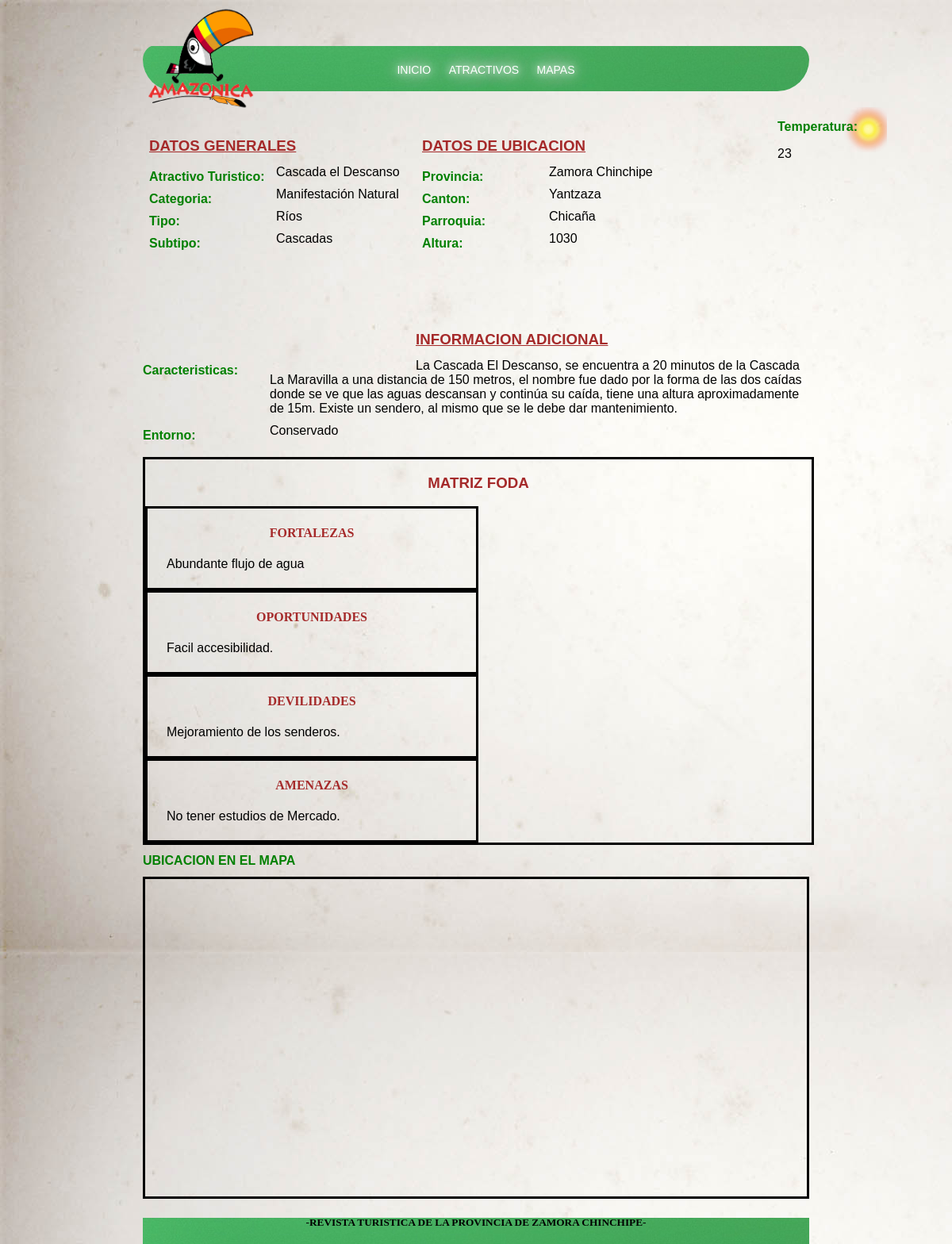
Screenshot of /Turismo/includes/detellatractivo.php?id=39 with the database file from the repository.
### tables this page shows
CREATE TABLE IF NOT EXISTS `Atractivo_Turistico` (
  `ID_Atractivo_Turistico` int(11) NOT NULL AUTO_INCREMENT,
  `Atractivo_Nombre` varchar(150) NOT NULL,
  `Atractivo_lat` varchar(50) DEFAULT NULL,
  `Atractivo_log` varchar(50) DEFAULT NULL,
  `Atractivo_Altura` int(10) DEFAULT NULL,
  `Atractivo_Temperatura` varchar(10) DEFAULT NULL,
  `Atractivo_Pluviometrica` varchar(100) DEFAULT NULL,
  `Atractivo_Caracteristicas` text,
  `Atractivo_Fortalezas` text,
  `Atractivo_Debilidades` text,
  `Atractivo_Ventajas` text,
  `Atractivo_Amenazas` text,
  `Calle` varchar(200) DEFAULT NULL,
  `Numero` int(11) DEFAULT NULL,
  `Transversal` varchar(200) DEFAULT NULL,
  `Conservacion_Usos` text,
  `Concervacion_Estado` varchar(50) DEFAULT NULL,
  `Estado_Conser_Causas` text,
  `Entorno_Estado` text,
  `Esta_Entor_Causas` text,
  PRIMARY KEY (`ID_Atractivo_Turistico`)
);

CREATE TABLE IF NOT EXISTS `Atractivo_Categoria` (
  `ID_Atractivo_Categoria` int(10) NOT NULL AUTO_INCREMENT,
  `A_Categoria` mediumtext,
  `Detalle_A_Categoria` varchar(150) DEFAULT NULL,
  PRIMARY KEY (`ID_Atractivo_Categoria`)
);

CREATE TABLE IF NOT EXISTS `Atractivo_Tipo` (
  `ID_Atrat_tipo` int(10) NOT NULL AUTO_INCREMENT,
  `ID_Atractivo_Categoria` int(10) DEFAULT NULL,
  `Categoria_Tipo` varchar(100) DEFAULT NULL,
  `Descripcion_cat_tipo` varchar(150) DEFAULT NULL,
  PRIMARY KEY (`ID_Atrat_tipo`),
  KEY `FK_Reference_33` (`ID_Atractivo_Categoria`)
);

CREATE TABLE IF NOT EXISTS `Atractivo_Subtipo` (
  `ID_Atractivo_Subtipo` int(10) NOT NULL AUTO_INCREMENT,
  `ID_Atrat_tipo` int(10) DEFAULT NULL,
  `A_Subtipo` varchar(50) DEFAULT NULL,
  `Detalle_A_Subtipo` varchar(100) DEFAULT NULL,
  PRIMARY KEY (`ID_Atractivo_Subtipo`),
  KEY `FK_Reference_34` (`ID_Atrat_tipo`)
);

CREATE TABLE IF NOT EXISTS `Provincia` (
  `ID_Provincia` int(11) NOT NULL,
  `Provincia_Nombre` varchar(100) DEFAULT NULL,
  PRIMARY KEY (`ID_Provincia`)
);

CREATE TABLE IF NOT EXISTS `Canton` (
  `ID_canton` int(11) NOT NULL,
  `Pro_ID_Provincia` int(11) DEFAULT NULL,
  `Canton_Nombre` varchar(150) DEFAULT NULL,
  PRIMARY KEY (`ID_canton`),
  KEY `FK_Reference_7` (`Pro_ID_Provincia`)
);

CREATE TABLE IF NOT EXISTS `Parroquia` (
  `ID_canton` int(11) NOT NULL,
  `ID_Parroquia` int(11) NOT NULL,
  `Parroquia_Nombre` varchar(200) DEFAULT NULL,
  PRIMARY KEY (`ID_Parroquia`),
  KEY `FK_Reference_8` (`ID_canton`)
);

### Turismo/dll/mysql.php (called while the page is built, shortened)
<?php
class DB_mysql
{
	var $servidor;
	var $usuario;
	var $clave;
	var $conexion_id=0;
	var $consulta_id=0;
	function conectar( $dbhost, $dbuser, $dbpass, $dbname){
		if ($dbhost != "") $this -> servidor=$dbhost;
		if ($dbuser != "") $this -> usuario=$dbuser;
		$this ->conexion_id = mysql_connect($this->servidor, $this->usuario, $this->clave);
		return $this->conexion_id;
	}
	function consulta($SQL){
		$this->consulta_id=mysql_query($SQL, $this ->conexion_id);
		return $this->consulta_id;
	}
	function numero_de_campos(){
		return mysql_num_fields($this->consulta_id);
	}
function consulta_lista(){
	while ( $row = mysql_fetch_array($this->consulta_id)) {
		for ($i=0; $i < $this->numero_de_campos() ; $i++) {
			$row[$i];
		}
		return $row;
	}
}
}
?>

### Turismo/includes/detellatractivo.php (the view, shortened to what this page needs)
<?php
include("../dll/config.php");
include("../dll/mysql.php");
?>
<!DOCTYPE html>
<html lang="es">
<head>
    <link href="../css/detellatractivo.css" rel="stylesheet" type="text/css" media="all" />
</head>
<body>
<NAV >
	<section id = "logo">
	<a href="index.php">	<img  src="../images/loro.png" alt="LOGO" /></a>
	</section>
	<section id = "menu_principal">
		<ul>
            <li><a href="../index.php">INICIO</a></li>
            <li><a href="atractivos.php">ATRACTIVOS</a></li>
            <li><a href="mapa.php">MAPAS</a></li>
        </ul>
	</section>
</NAV>
<section id = "contenedor">
<?php
extract($_GET);
$miconexion = new DB_mysql;
$miconexion->conectar( $dbhost, $dbuser, $dbpass, $dbname);
$query= "SELECT aa.`Atractivo_Nombre`,aa.`Atractivo_lat`,aa.`Atractivo_log`,aa.`Atractivo_Altura`,aa.`Atractivo_Temperatura`,
                  aa.`Atractivo_Caracteristicas`,aa.`Atractivo_Fortalezas`,aa.`Atractivo_Debilidades`,aa.`Atractivo_Ventajas`,
                  aa.`Atractivo_Amenazas`,ca.`Canton_Nombre`,pa.`Parroquia_Nombre`,aa.`Entorno_Estado`,po.`Provincia_Nombre`,cc.`A_Categoria`,
                  dd.`Categoria_Tipo`,ee.`A_Subtipo`
                   FROM `Atractivo_Turistico` aa,`Atractivo_Categoria` cc, `Atractivo_Tipo`dd, `Atractivo_Subtipo`ee, `Canton` ca,`Parroquia` pa,
                        `Provincia` po,`Atractivo_Detalle` ad, `Atractivo_Ubicacion` au
                  WHERE aa.`ID_Atractivo_Turistico`=$id and  ad.`ID_Atractivo_Turistico`=$id and cc.`ID_Atractivo_Categoria`= ad.`ID_Atractivo_Categoria`
                        and ad.`ID_Atrat_tipo` = dd.`ID_Atrat_tipo`and ee.`ID_Atractivo_Subtipo`= ad.`ID_Atractivo_Subtipo` and au.`ID_Atractivo_Turistico`=$id and
                        au.`ID_canton` = ca.`ID_canton` and au.`ID_Parroquia` = pa.`ID_Parroquia` and au.`ID_Provincia` = po.`ID_Provincia`;";
$miconexion->consulta($query);
$lista_res=$miconexion->consulta_lista();
?>
	<section id = "datos_generales">
             <H3>DATOS GENERALES</H3>
             <h1>Atractivo Turistico: </h1> <p><?php echo $lista_res[0]; ?></p>
             <h1>Categoria: </h1> <p> <?php echo $lista_res[14]; ?></p>
             <h1>Tipo: </h1>      <p> <?php echo $lista_res[15]; ?></p>
             <h1>Subtipo: </h1>	  <p> <?php echo $lista_res[16]; ?></p>
    </section>
    <section id = "ubicacion">
             <H3>DATOS DE UBICACION</H3>
             <h1>Provincia: </h1> <p> <?php echo $lista_res[13]; ?></p>
             <h1>Canton: </h1>    <p> <?php echo $lista_res[10]; ?></p>
             <h1>Parroquia: </h1> <p> <?php echo $lista_res[11]; ?></p>
             <h1>Altura: </h1>	  <p> <?php echo $lista_res[3]; ?></p>
    </section>
    <section id="temperatura">
             <h1>Temperatura: </h1> <p1>  <?php echo $lista_res[4]; ?></p1>
	</section>
	<section id = "caracteristicas">
             <H3>INFORMACION ADICIONAL</H3>
	         <h1>Caracteristicas: </h1> <p>  <?php echo $lista_res[5]; ?></p>
             <h1>Entorno: </h1> <p>  <?php echo $lista_res[12]; ?></p>
	</section>
	<section id = "foda">
        <H3>MATRIZ FODA</H3>
		<article id = "fortalezas">
			  <h1>FORTALEZAS</h1> <p2>  <?php echo $lista_res[6]; ?></p2>
		</article>
		<article id = "oportunidades">
			  <h1>OPORTUNIDADES</h1> <p2>  <?php echo $lista_res[8]; ?></p2>
		</article>
		<article id = "devilidades">
			  <h1>DEVILIDADES</h1> <p2>  <?php echo $lista_res[7]; ?></p2>
		</article>
		<article id = "amenazas">
			  <h1>AMENAZAS</h1> <p2>  <?php echo $lista_res[9]; ?></p2>
		</article>
	</section>
</section>
<H1> UBICACION EN EL MAPA  </H1>
<section id = "map-canvas">
</section>
<footer>
	<h5>-REVISTA TURISTICA DE LA PROVINCIA DE ZAMORA CHINCHIPE-</h5>
</footer>
</body>
</html>

### Turismo/css/detellatractivo.css (style rules this page uses)
body { width: 70%; height: 100%; margin:0 auto; background-image: url("../img/fondop.jpg"); font-family: Arial,Helvetica,sans-serif; }
#logo { margin-top: 0.5em; margin-left:0.2em; width: 30%; }
#menu_principal { background-image: url("../images/menu.png"); background-repeat:repeat-x; margin-top: -5.1em; padding-bottom: 0.1em; padding-top: 0.1em; border-radius: 45px 45px 95px 95px; text-shadow: 0 0 10px white, 0 0 20px white, 0 0 30px white, 0 0 40px white, 0 0 70px white, 0 0 80px white, 0 0 100px white, 0 0 150px white; }
#menu_principal li { display:inline-block; list-style:none; margin-top: 6px; font-size: 14px; }
#menu_principal ul { text-align: center; margin-left: -15px; }
#menu_principal a { padding-right: 9px; padding-left: 9px; list-style:none; color: white; text-decoration:none; }
h1 { font-size: 1em; color: green; }
h3 { text-decoration: underline; color: brown; }
#contenedor { margin-top: 2.5em; }
#contenedor p { font-size: 1em; margin-left: 10em; margin-top: -2.5em; }
#datos_generales { padding-left: 0.5em; width: 40%; height: 300px; float: left; }
#ubicacion { padding-left: 0.5em; width:40%; height: 300px; display: inline-block; }
#temperatura { margin-top: -20em; margin-left: 50em; width: 20%; height: 60px; display: inline-block; background-image: url("../images/clima.png"); }
#caracteristicas { margin-top: -3.5em; width: 100%; }
#foda { margin-top: 0.5em; width: 100%; border-style: solid; display: inline-block; }
#foda h3 { text-decoration: none; text-align: center; }
#foda article { float: left; width: 49.3%; height: 100px; border-style: solid; }
#foda article h1 { color: brown; text-align: center; font-family: cursive; }
#foda article p2 { margin-left: 1.5em; font-size: 1em; }
#map-canvas { height: 50%; margin: 0px; padding: 0px; border-style: solid; }
footer { font-family: cursive; margin-top: 0.5em; width: 100%; height: 35px; background-image: url("../images/menu.png"); text-align: center; }

### rows the page displays
atractivo_turistico: Atractivo_Nombre "Cascada el Descanso", atractivo_categoria.A_Categoria "Manifestación Natural", atractivo_tipo.Categoria_Tipo "Ríos", atractivo_subtipo.A_Subtipo "Cascadas", provincia.Provincia_Nombre "Zamora Chinchipe", canton.Canton_Nombre "Yantzaza", parroquia.Parroquia_Nombre "Chicaña", Atractivo_Altura "1030", Atractivo_Temperatura "23", Atractivo_Caracteristicas "La Cascada El Descanso, se encuentra a 20 minutos de la Cascada La Maravilla a una distancia de 150 metros, el nombre fue dado por la forma de las dos caídas donde se ve que las aguas descansan y continúa su caída, tiene una altura aproximadamente de 15m. Existe un sendero, al mismo que se le debe dar mantenimiento.", Entorno_Estado "Conservado", Atractivo_Fortalezas "Abundante flujo de agua", Atractivo_Ventajas "Facil accesibilidad.", Atractivo_Debilidades "Mejoramiento de los senderos.", Atractivo_Amenazas "No tener estudios de Mercado."
